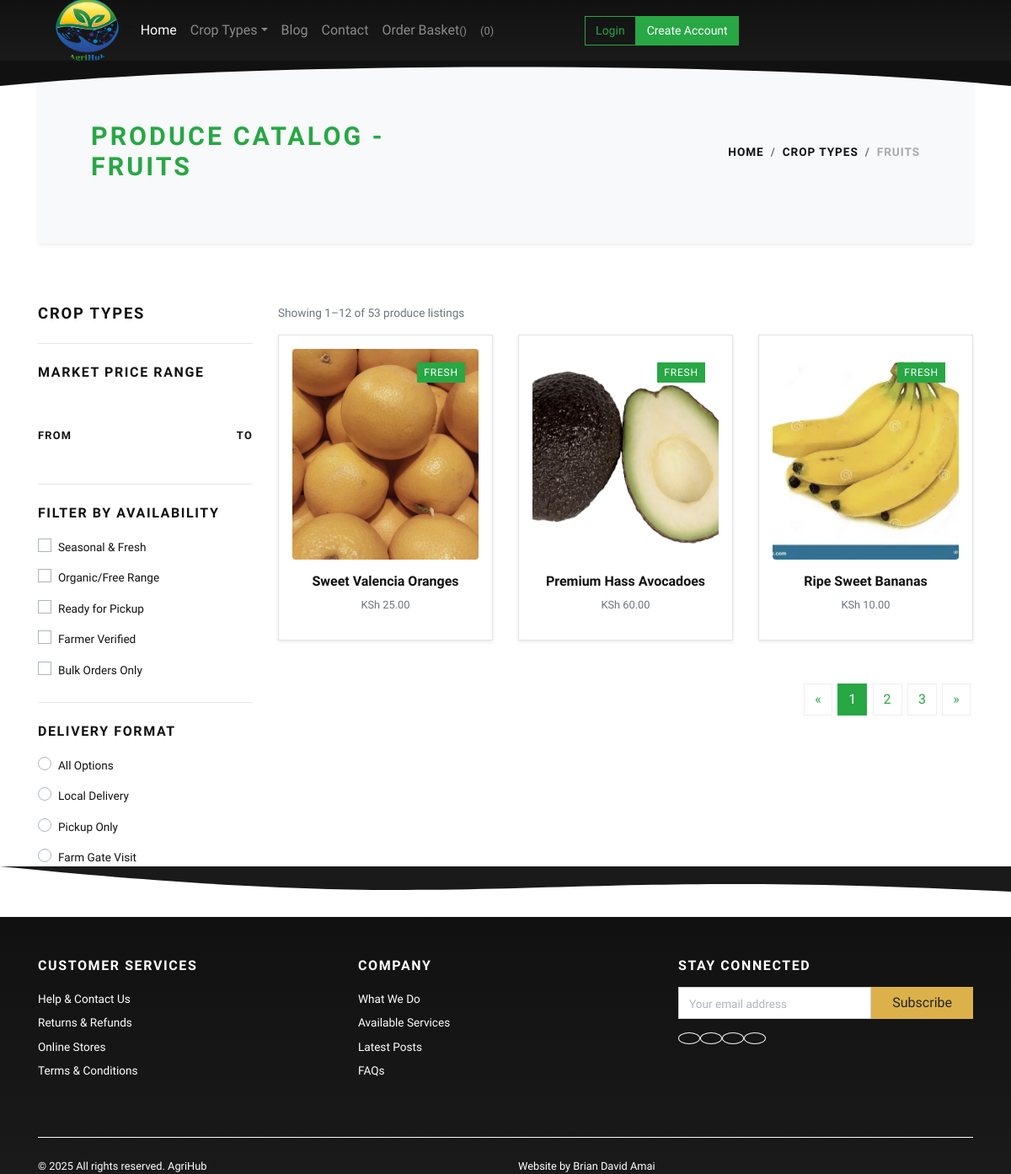
/fruits/, run on the app's committed database.
### store/models.py (models this page shows, shortened)
class Category(models.Model):
    title = models.CharField(max_length=50, verbose_name="Crop Type Title")
    slug = models.SlugField(max_length=55, verbose_name="Crop Type Slug")
    description = models.TextField(blank=True, verbose_name="Category Description")
    category_image = models.ImageField(upload_to='category', blank=True, null=True, verbose_name="Category Image")
    is_active = models.BooleanField(verbose_name="Is Active?")
    is_featured = models.BooleanField(verbose_name="Is Featured?")
    created_at = models.DateTimeField(auto_now_add=True, verbose_name="Created Date")
    updated_at = models.DateTimeField(auto_now=True, verbose_name="Updated Date")
    class Meta:
        verbose_name_plural = 'Crop Types'
        ordering = ('-created_at',)

class Product(models.Model):
    title = models.CharField(max_length=150, verbose_name="Produce Item Title")
    slug = models.SlugField(max_length=160, verbose_name="Produce Slug")
    batch_id = models.CharField(max_length=255, unique=True, verbose_name="Batch/Lot ID (SKU)", db_column='sku')
    origin = models.TextField(verbose_name="Origin / Short Description", db_column='short_description')
    produce_details = models.TextField(blank=True, null=True, verbose_name="Farming & Produce Details",
                                     db_column='detail_description')
    product_image = models.ImageField(upload_to='product', blank=True, null=True, verbose_name="Produce Image")
    price_per_unit = models.DecimalField(max_digits=8, decimal_places=2, verbose_name="Price Per Unit/KG",
                                          db_column='price')
    unit_type = models.CharField(max_length=10, choices=UNIT_CHOICES, default='KG', verbose_name="Unit Type")
    harvest_date = models.DateField(null=True, blank=True, verbose_name="Harvest Date")
    category = models.ForeignKey(Category, verbose_name="Crop Type", on_delete=models.CASCADE)
    is_active = models.BooleanField(verbose_name="Is Active?")
    is_featured = models.BooleanField(verbose_name="Is Featured?")
    created_at = models.DateTimeField(auto_now_add=True, verbose_name="Created Date")
    updated_at = models.DateTimeField(auto_now=True, verbose_name="Updated Date")
    class Meta:
        verbose_name_plural = 'Produce Items'
        ordering = ('-created_at',)

### store/views.py (the view)
# urls.py: path('<slug:slug>/', views.category_products, name="category-products"),
def category_products(request, slug):
    category = Category.objects.get(slug=slug)
    products = Product.objects.filter(category=category, is_active=True)
    context = {'category': category, 'products': products}
    return render(request, 'store/category_products.html', context)

### store/context_preprocessors.py (called while the page is built)
def store_menu(request):
    categories = Category.objects.filter(is_active=True)
    context = {
        'categories_menu': categories,
    }
    return context

def cart_menu(request):
    if request.user.is_authenticated:
        cart_items= Cart.objects.filter(user=request.user)
        context = {
            'cart_items': cart_items,
        }
    else:
        context = {}
    return context

### templates/store/category_products.html (shortened to what this page needs)
{% extends 'base.html' %}
{% load static %}
{% block content %}
      <div class="container">
        <section class="py-5 bg-light rounded shadow-sm mb-4">
          <div class="container">
            <div class="row px-4 px-lg-5 py-lg-4 align-items-center">
              <div class="col-lg-6">
                <h1 class="h2 text-uppercase mb-0 text-success">Produce Catalog - {{category.title}}</h1>
              </div>
              <div class="col-lg-6 text-lg-right">
                <nav aria-label="breadcrumb">
                  <ol class="breadcrumb justify-content-lg-end mb-0 px-0 bg-transparent">
                    <li class="breadcrumb-item"><a href="{% url 'store:home' %}" class="text-dark">Home</a></li>
                    <li class="breadcrumb-item"><a href="{% url 'store:all-categories' %}" class="text-dark">Crop Types</a></li>
                    <li class="breadcrumb-item active" aria-current="page">{{category.title}}</li>
                  </ol>
                </nav>
              </div>
            </div>
          </div>
        </section>
        <section class="py-5">
          <div class="container p-0">
            <div class="row g-5">
              <div class="col-lg-3 order-2 order-lg-1">
                <h5 class="text-uppercase mb-4 fw-bold">Crop Types</h5>
                <hr class="my-4">
                <h6 class="text-uppercase mb-4 fw-bold">Market Price Range</h6>
                <div class="price-range pt-4 mb-5">
                  <div class="row pt-2 small">
                    <div class="col-6"><strong class="font-weight-bold text-uppercase">From</strong></div>
                    <div class="col-6 text-right"><strong class="font-weight-bold text-uppercase">To</strong></div>
                  </div>
                </div>
                <hr class="my-4">
                <h6 class="text-uppercase mb-3 fw-bold">Filter by Availability</h6>
                <div class="custom-control custom-checkbox mb-2">
                  <label class="custom-control-label text-small" for="customCheck1">Seasonal & Fresh</label>
                </div>
                <div class="custom-control custom-checkbox mb-2">
                  <label class="custom-control-label text-small" for="customCheck2">Organic/Free Range</label>
                </div>
                <div class="custom-control custom-checkbox mb-2">
                  <label class="custom-control-label text-small" for="customCheck3">Ready for Pickup</label>
                </div>
                <div class="custom-control custom-checkbox mb-2">
                  <label class="custom-control-label text-small" for="customCheck4">Farmer Verified</label>
                </div>
                <div class="custom-control custom-checkbox mb-4">
                  <label class="custom-control-label text-small" for="customCheck5">Bulk Orders Only</label>
                </div>
                <hr class="my-4">
                <h6 class="text-uppercase mb-3 fw-bold">Delivery Format</h6>
                <div class="custom-control custom-radio mb-2">
                  <label class="custom-control-label text-small" for="customRadio1">All Options</label>
                </div>
                <div class="custom-control custom-radio mb-2">
                  <label class="custom-control-label text-small" for="customRadio2">Local Delivery</label>
                </div>
                <div class="custom-control custom-radio mb-2">
                  <label class="custom-control-label text-small" for="customRadio3">Pickup Only</label>
                </div>
                <div class="custom-control custom-radio mb-2">
                  <label class="custom-control-label text-small" for="customRadio4">Farm Gate Visit</label>
                </div>
              </div>
              <div class="col-lg-9 order-1 order-lg-2 mb-5 mb-lg-0">
                <div class="row mb-3 align-items-center">
                  <div class="col-lg-6 mb-2 mb-lg-0">
                    <p class="text-small text-muted mb-0">Showing 1–12 of 53 produce listings</p>
                  </div>
                </div>
                <div class="row g-4">
                  {% if products %}
                    {% for product in products %}
                      <div class="col-lg-4 col-sm-6">
                        <div class="product text-center border rounded-3 p-3 shadow-sm h-100">
                          <div class="mb-3 position-relative">
                            <div class="badge text-white badge-success">FRESH</div>
                            <a class="d-block" href="{% url 'store:product-detail' product.slug %}">
                              {% if product.product_image %}
                                <img class="img-fluid w-100 rounded" src="{{product.product_image.url}}" alt="{{product.title}}">
                              {% else %}
                                <img class="img-fluid w-100 rounded" src="{% static 'img/product-placeholder.jpg' %}" alt="{{product.title}}">
                              {% endif %}
                            </a>
                          </div>
                          <h6> <a class="reset-anchor" href="{% url 'store:product-detail' product.slug %}">{{product.title}}</a></h6>
                          <p class="small text-muted fw-bold">KSh {{ product.price_per_unit|floatformat:2 }}</p>
                        </div>
                      </div>
                    {% endfor %}
                  {% endif %}
                </div>
                <nav aria-label="Page navigation example" class="mt-5">
                  <ul class="pagination justify-content-center justify-content-lg-end">
                    <li class="page-item"><a class="page-link text-success" href="#" aria-label="Previous"><span aria-hidden="true">«</span></a></li>
                    <li class="page-item active"><a class="page-link bg-success border-success" href="#">1</a></li>
                    <li class="page-item"><a class="page-link text-success" href="#">2</a></li>
                    <li class="page-item"><a class="page-link text-success" href="#">3</a></li>
                    <li class="page-item"><a class="page-link text-success" href="#" aria-label="Next"><span aria-hidden="true">»</span></a></li>
                  </ul>
                </nav>
              </div>
            </div>
          </div>
        </section>
      </div>
      {% endblock content %}

### AgriHub/static/css/style.default.css (style rules this page uses)
.text-small { font-size: 0.85rem !important; }
strong { font-weight: 700; }
.product img { -webkit-filter: grayscale(40%); filter: grayscale(40%); transition: all 0.3s; }
.product .badge { position: absolute; top: 1rem; right: 1rem; z-index: 999; }
.text-uppercase { text-transform: uppercase; letter-spacing: 0.1em; }
.border { border: 1px solid #dee2e6 !important; }
.border-success { border-color: #28a745 !important; }
.reset-anchor { color: inherit; transition: all 0.3s; }
body { font-family: "Libre Franklin", sans-serif; font-size: 1rem; font-weight: 400; line-height: 1.5; color: #111111; background-color: #fff; }
a { color: #dcb14a; text-decoration: none; }
h1, h2, h3, h4, h5, h6, .h1, .h2, .h3, .h4, .h5, .h6 { margin-bottom: 0.5rem; font-family: inherit; font-weight: 900; line-height: 1.2; color: inherit; }
h1, .h1 { font-size: 2.2rem; }
h2, .h2 { font-size: 1.9rem; }
h5, .h5 { font-size: 1.15rem; }
h6, .h6 { font-size: 1rem; }
hr { border-top: 1px solid rgba(17, 17, 17, 0.1); }
small, .small { font-size: 80%; font-weight: 400; }
.page-item:first-child .page-link { border-top-left-radius: 0; border-bottom-left-radius: 0; }
.page-item:last-child .page-link { border-top-right-radius: 0; border-bottom-right-radius: 0; }
.page-item.active .page-link { color: #fff; background-color: #111111; border-color: #111111; }
.page-link { padding: 0.5rem 0.75rem; line-height: 1.25; color: #111111; background-color: none; border: 1px solid #eee; margin: 0.2rem; transition: all 0.3s; }
.bg-success { background-color: #28a745 !important; }
.bg-light { background-color: #f8f9fa !important; }
.text-success { color: #28a745 !important; }
.text-dark { color: #111111 !important; }
.badge-success { color: #fff; background-color: #28a745; text-transform: uppercase; letter-spacing: 0.07em; border-radius: 0; font-weight: 400; padding: 0.35rem 0.5rem; }
.shadow-sm { box-shadow: 0 0.125rem 0.25rem rgba(17, 17, 17, 0.075) !important; }
.custom-checkbox .custom-control-label::before { border-radius: 0; }
.custom-radio .custom-control-label::before { border-radius: 50%; }
.custom-control-label { font-weight: 400; line-height: 2.1em; cursor: pointer; }
.breadcrumb { background: #f8f9fa; }
.breadcrumb-item { font-size: 0.85rem; text-transform: uppercase; letter-spacing: 0.07em; font-weight: 900; color: #111111; }
.breadcrumb-item a { color: inherit; transition: all 0.3s; }
.breadcrumb-item.active { color: #aaa; }

### AgriHub/static/css/custom.css (style rules this page uses)
.product .img-fluid, .card-img-top { height: 250px !important; object-fit: cover; object-position: center; width: 100%; }
.product.text-center { display: flex; flex-direction: column; }

### data on the page
Category: title "FRUITS"
Product: product_image (picture), title "Sweet Valencia Oranges", price_per_unit "25.00"
Product: product_image (picture), title "Premium Hass Avocadoes", price_per_unit "60.00"
Product: product_image (picture), title "Ripe Sweet Bananas", price_per_unit "10.00"
